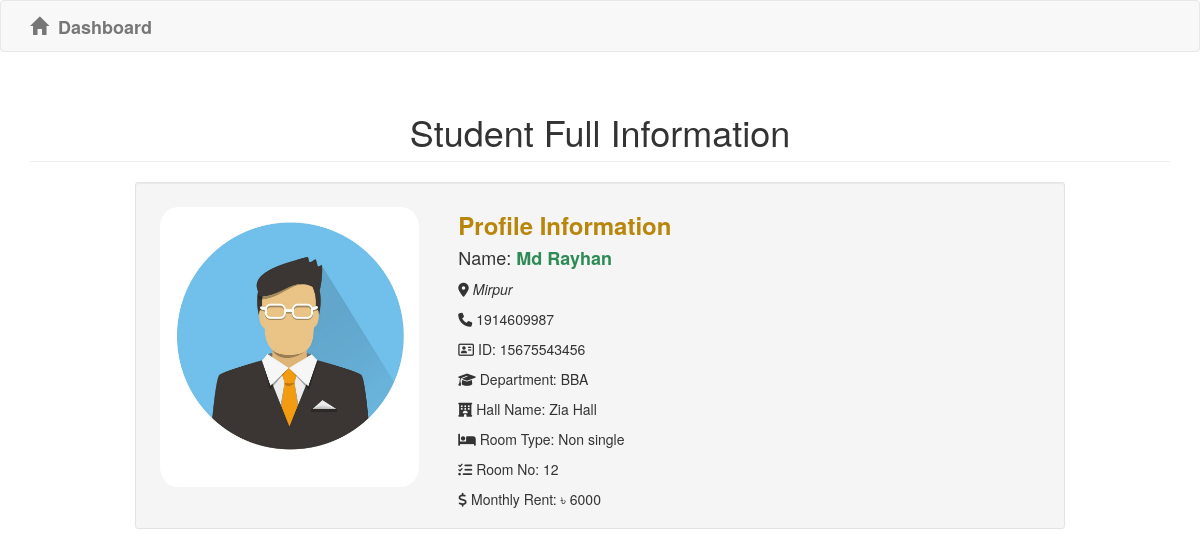
Screenshot of /admin/student_profile.php?id=15675543456 with the database file from the repository.
### tables this page shows
CREATE TABLE `student` (
  `student_id` varchar(30) NOT NULL,
  `name` varchar(30) NOT NULL,
  `dept` varchar(10) NOT NULL,
  `password` varchar(50) NOT NULL,
  `gender` varchar(10) NOT NULL,
  `mobile` int(15) NOT NULL,
  `address` varchar(100) NOT NULL,
  `is_hall` int(11) DEFAULT NULL,
  `image` varchar(200) DEFAULT NULL
);

CREATE TABLE `hostel_booking` (
  `booking_id` int(50) NOT NULL,
  `hostel_id` int(50) NOT NULL,
  `student_id` varchar(50) NOT NULL,
  `room_number` int(20) NOT NULL,
  `monthly_rent` int(50) NOT NULL
);

CREATE TABLE `hostel` (
  `hostel_id` int(11) NOT NULL,
  `hall_name` varchar(50) NOT NULL,
  `room_no` int(11) NOT NULL,
  `seat_no` int(11) NOT NULL,
  `room_type` varchar(50) NOT NULL
);

### admin/student_profile.php (the view, shortened to what this page needs)
<?php
    include('header.php');
    include('../config.php');
    if (isset($_GET['id'])) {
        $studentID = $_GET['id'];
        $query = "SELECT * FROM student WHERE student_id = '$studentID' ";
        $query_result = mysqli_query($con,$query);
        $row=mysqli_fetch_assoc($query_result);
        $id=$row['student_id'];
        $name=$row['name'];
	    $dept=$row['dept'];
	    $mobile=$row['mobile'];
	    $address=$row['address'];
	    $is_hall=$row['is_hall'];
	    $image=$row['image'];
        if($is_hall == 1){
            $query2 = "SELECT * FROM hostel join hostel_booking WHERE hostel_booking.student_id = '$studentID' and hostel_booking.hostel_id = hostel.hostel_id";
            $query_result2 = mysqli_query($con,$query2);
            $row2 =mysqli_fetch_assoc($query_result2);
            $hallName = $row2['hall_name'];
            $hallType = $row2['room_type'];
            $roomNo= $row2['room_number'];
            $rent= $row2['monthly_rent'];
        }
    }
?>
<html>
<head>
    <link href="//netdna.bootstrapcdn.com/bootstrap/3.1.0/css/bootstrap.min.css" rel="stylesheet" id="bootstrap-css">
</head>
<body>
    <?php include('navbar.php'); ?>
    <div class="container">
        <h1 class="page-header text-center">Student Full Information</h1>
        <div class="row">
        <div class="well well-sm" style="margin:0px 120px">
			<div class="row">
				<div class="col-sm-6 col-md-4">
					<img id="profileimg" src="../<?php echo $image; ?>" alt="" class="img-rounded img-responsive" />
				</div>
				<div class="col-sm-6 col-md-8">
					<h3 style="color:#B8860B"><b>Profile Information</b></h3>
					<h4>Name: <b style="color:#2E8B57"><?php echo $name; ?></b></h4>
					<p><cite title="<?php echo $address; ?>"><i class="fas fa-map-marker-alt"></i>
							<?php echo $address; ?></p>
					<p><i class="fas fa-phone"></i> <?php echo $mobile; ?></p>
					<p><i class="far fa-address-card"></i> ID: <?php echo $id; ?></p>
					<p><i class="fa fa-graduation-cap"></i> Department: <?php echo $dept; ?></p>
					<?php
				    if($is_hall==0){
						echo '<p><i class="fas fa-hotel"></i> Hall Name:<b style="color:red"> No Hall Yet</b></p>';
					}
					else{
						echo '<p><i class="fas fa-hotel"></i> Hall Name: '.$hallName.' </p>';
                        echo '<p><i class="fas fa-bed"></i> Room Type: '.$hallType.' </p>';
                        echo '<p><i class="fas fa-tasks"></i> Room No: '.$roomNo .' </p>';
						echo '<p><i class="fas fa-dollar-sign"></i> Monthly Rent: &#2547; '. $rent .'</p>';
					}
					?>
				</div>
			</div>
		</div>
        </div>
    </div>
</body>
</html>

### admin/student_profile.php (style rules this page uses)
#profileimg { height: 300px; border-radius: 10%; margin: 5px; padding:10px; }

### rows the page displays
student: image (picture), name "Md Rayhan", address "Mirpur", mobile "1914609987", student_id "15675543456", dept "BBA"
hostel_booking: hostel.hall_name "Zia Hall", hostel.room_type "Non single", room_number "12", monthly_rent "6000"
